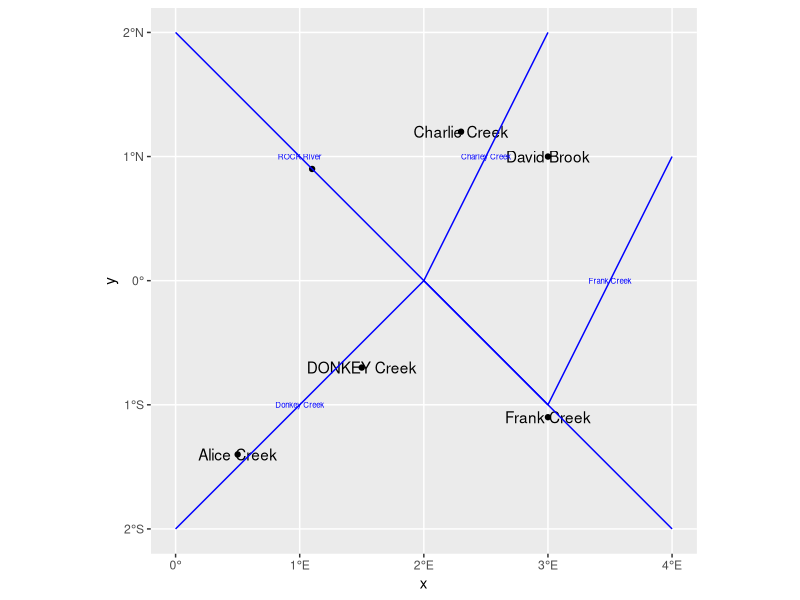
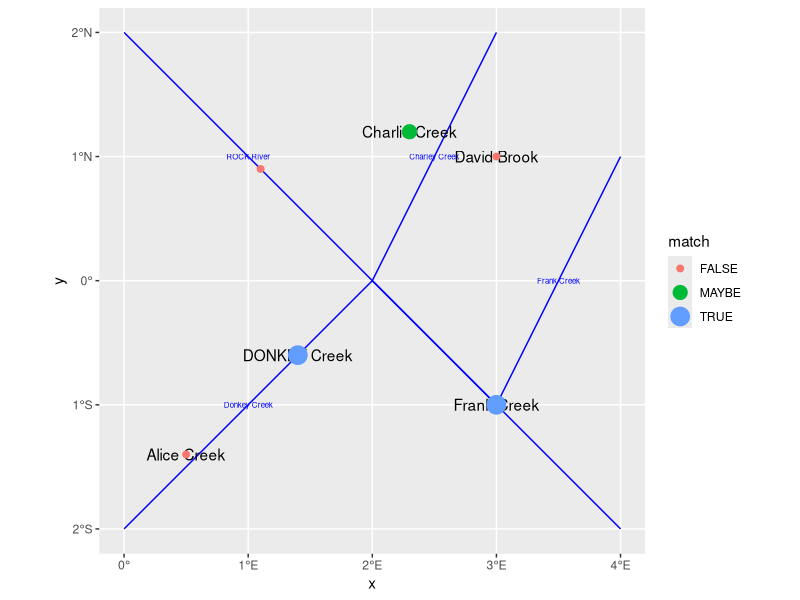

R code for these plots, in order:
# Optimized Function to Compare Values in Two Columns Across Spatial Objects (rivmatch)
# Now includes spatial clipping and NA removal for faster processing

rivmatch <- function(sf1, sf2, column_name, searchdist) {
  library(sf)         # For handling spatial objects
  library(stringdist) # For calculating string similarity
  library(units)      # For handling distances
  
  # Check if the column exists in both spatial objects
  if (!(column_name %in% colnames(sf1))) {
    stop(paste("Column", column_name, "not found in the first spatial object."))
  }
  if (!(column_name %in% colnames(sf2))) {
    stop(paste("Column", column_name, "not found in the second spatial object."))
  }
  
  # Store rows with NA values from sf1 to add them back later
  sf1_na <- sf1[is.na(sf1[[column_name]]), ]
  
  # Remove rows in sf1 and sf2 with NA values in the column_name
  sf1 <- sf1[!is.na(sf1[[column_name]]), ]
  sf2 <- sf2[!is.na(sf2[[column_name]]), ]
  
  # Extract the columns and make them lowercase for case-insensitive comparison
  col1 <- tolower(sf1[[column_name]])
  col2 <- tolower(sf2[[column_name]])
  
  # Clip sf2 to the bounding box of sf1 with a buffer of searchdist
  bbox_buffer <- st_buffer(st_union(st_geometry(sf1)), dist = set_units(searchdist, "m"))
  sf2_clipped <- sf2[st_intersects(sf2, bbox_buffer, sparse = FALSE), ]
  
  # Find the nearest feature in sf2_clipped for each feature in sf1
  nearest_indices <- st_nearest_feature(sf1, sf2_clipped)
  
  # Calculate distances between each feature in sf1 and its nearest feature in sf2_clipped
  distances <- st_distance(sf1, sf2_clipped[nearest_indices, ], by_element = TRUE)
  
  # Calculate similarity and categorize matches
  match_result <- sapply(1:length(col1), function(i) {
    if (is.na(col1[i]) || is.na(col2[nearest_indices[i]])) {
      return("FALSE")
    }
    max_length <- max(nchar(col1[i]), nchar(col2[nearest_indices[i]]))
    if (max_length == 0) {
      return("FALSE")
    }
    similarity <- 1 - stringdist::stringdist(col1[i], col2[nearest_indices[i]], method = "lv") / max_length
    if (is.na(similarity)) {
      return("FALSE")
    } else if (similarity >= 0.9) {
      return("TRUE")
    } else if (similarity >= 0.7) {
      return("MAYBE")
    } else {
      return("FALSE")
    }
  })
  
  # Create result object to store modified geometry
  result <- sf1
  
  # Snap TRUE matches to the nearest feature
  for (i in which(match_result == "TRUE")) {
    snapped_geometry <- st_nearest_points(sf1[i, ], sf2_clipped[nearest_indices[i], ])
    snapped_point <- st_cast(snapped_geometry, "POINT")[2] # Extract the snapped point
    
    if (!st_is_empty(snapped_point)) {
      result[i, ] <- st_set_geometry(result[i, ], snapped_point) # Update the geometry
    }
  }
  
  # Handle cases where match is FALSE by searching nearby features and snapping coordinates
  for (i in which(match_result == "FALSE")) {
    nearby_indices <- which(as.numeric(st_distance(sf1[i, ], sf2_clipped, by_element = FALSE)) <= as.numeric(set_units(searchdist, "m")))
    if (length(nearby_indices) > 0) {
      for (j in nearby_indices) {
        if (is.na(col1[i]) || is.na(col2[j])) {
          next
        }
        max_length <- max(nchar(col1[i]), nchar(col2[j]))
        if (max_length == 0) {
          next
        }
        similarity <- 1 - stringdist::stringdist(col1[i], col2[j], method = "lv") / max_length
        if (is.na(similarity)) {
          next
        }
        if (similarity >= 0.9) { # Only consider TRUE matches for snapping
          match_result[i] <- "TRUE"
          distances[i] <- st_distance(sf1[i, ], sf2_clipped[j, ], by_element = TRUE)
          nearest_indices[i] <- j
          
          # Extract the nearest point on the line
          snapped_geometry <- st_nearest_points(sf1[i, ], sf2_clipped[j, ])
          snapped_point <- st_cast(snapped_geometry, "POINT")[2] # Extract the snapped point
          
          if (!st_is_empty(snapped_point)) {
            result[i, ] <- st_set_geometry(result[i, ], snapped_point) # Update the geometry
          }
          break
        }
      }
    }
  }
  
  # Add the match result and distance to the result object
  result$match <- match_result
  result$distance_to_nearest <- set_units(distances, "m") # Ensure distance is in meters
  
  # Add back rows with NA values (labelled as FALSE matches)
  if (nrow(sf1_na) > 0) {
    sf1_na$match <- "FALSE"
    sf1_na$distance_to_nearest <- NA
    result <- rbind(result, sf1_na)
  }
  
  return(result)
}





# Comprehensive example usage:
library(sf)
library(ggplot2)

# Create the first spatial object (sf1) with names and coordinates representing data collection points
sf1 <- st_as_sf(
  data.frame(
    id = 1:6,
    name = c("Alice Creek", NA, "Charlie Creek", "David Brook", "DONKEY Creek", "Frank Creek"),
    lon = c(0.5, 1.1, 2.3, 3, 1.5, 3),
    lat = c(-1.4, 0.9, 1.2, 1, -0.7, -1.1)
  ),
  coords = c("lon", "lat"),
  crs = 4326
)

# Create the second spatial object (sf2) as a river system with tributaries flowing into a main river
sf2 <- st_as_sf(
  data.frame(
    id = 1:4,
    name = c("ROCK River", "Charley Creek", "Frank Creek", "Donkey Creek"),
    wkt = c(
      "LINESTRING (0 2, 1 1, 2 0, 3 -1)",   # Rock River, flowing from top-left to lower-right
      "LINESTRING (2 0, 2.5 1, 3 2)",       # Charlene Creek, flowing into Rock River
      "LINESTRING (3 -1, 3.5 0, 4 1)",      # Frank Creek, flowing into Rock River
      "LINESTRING (0 -2, 1 -1, 2 0, 3 -1, 4 -2)" # Main River, connecting tributaries
    )
  ),
  wkt = "wkt",
  crs = 4326
)

# Run rivmatch to match data points to the river system
result <- rivmatch(sf1, sf2, "name", searchdist = 1000000) # 1,000,000 meters search distance
print(result)

# VIEW ORIGINAL LOCATIONS
sf1 %>%
  ggplot() +
  geom_sf() +
  geom_sf_text(aes(label = name)) +
  geom_sf(data = sf2, color = "blue", size = 1) +
  geom_sf_text(data = sf2, aes(label = name), color="blue", size=2)

# VIEW Updated Object
sf1 %>%
  ggplot() +
  geom_sf(data = sf2, color = "blue", size = 1) +
  geom_sf_text(data = sf2, aes(label = name), color="blue", size=2)+ 
  geom_sf_text(data = result, aes(label = name)) +
  geom_sf(data = result, aes(color = match, size = match))
